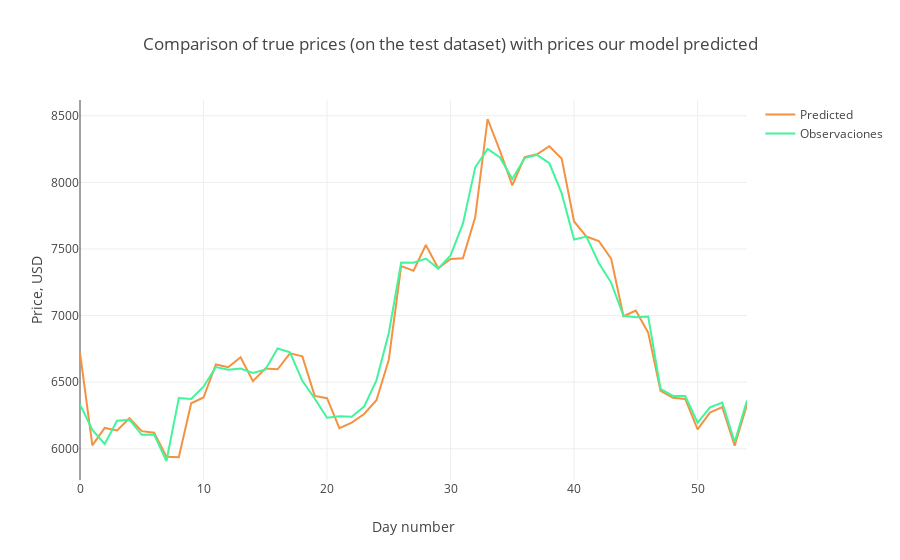

Here is the notebook cell this chart was saved with:
### Code cell
# Visualización de 
trace1 = go.Scatter(
    x = np.arange(0, len(result), 1),
    y = result['prediction_btc'],
    mode = 'lines',
    name = 'Predicted',
    line = dict(color=('rgb(244, 146, 65)'), width=2)
)
trace2 = go.Scatter(
    x = np.arange(0, len(result), 1),
    y = result['price_btc'],
    mode = 'lines',
    name = 'Observaciones',
    line = dict(color=('rgb(66, 244, 155)'), width=2)
)

data = [trace1, trace2]
layout = dict(title = 'Comparison of true prices (on the test dataset) with prices our model predicted',
             xaxis = dict(title = 'Day number'), yaxis = dict(title = 'Price, USD'))
fig = dict(data=data, layout=layout)
py.iplot(fig, filename='results_demonstrating0')

### Figure 1 — Plotly figure (JSON) as saved in the notebook; plotly's stock layout.template omitted (floating-point values rounded to 4 significant figures)
{"data": [{"line": {"color": "rgb(244, 146, 65)", "width": 2}, "mode": "lines", "name": "Predicted", "type": "scatter", "x": [0, 1, 2, 3, 4, 5, 6, 7, 8, 9, 10, 11, 12, 13, 14, 15, 16, 17, 18, 19, 20, 21, 22, 23, 24, 25, 26, 27, 28, 29, 30, 31, 32, 33, 34, 35, 36, 37, 38, 39, 40, 41, 42, 43, 44, 45, 46, 47, 48, 49, 50, 51, 52, 53, 54], "y": [6721.0, 6026.0, 6157.0, 6138.0, 6230.0, 6133.0, 6121.0, 5941.0, 5938.0, 6342.0, 6385.0, 6633.0, 6613.0, 6687.0, 6508.0, 6603.0, 6597.0, 6716.0, 6694.0, 6397.0, 6380.0, 6155.0, 6197.0, 6261.0, 6364.0, 6669.0, 7372.0, 7337.0, 7530.0, 7356.0, 7424.0, 7430.0, 7739.0, 8475.0, 8237.0, 7977.0, 8189.0, 8210.0, 8271.0, 8177.0, 7706.0, 7593.0, 7560.0, 7428.0, 6995.0, 7037.0, 6872.0, 6435.0, 6383.0, 6374.0, 6147.0, 6271.0, 6313.0, 6023.0, 6332.0]}, {"line": {"color": "rgb(66, 244, 155)", "width": 2}, "mode": "lines", "name": "Observaciones", "type": "scatter", "x": [0, 1, 2, 3, 4, 5, 6, 7, 8, 9, 10, 11, 12, 13, 14, 15, 16, 17, 18, 19, 20, 21, 22, 23, 24, 25, 26, 27, 28, 29, 30, 31, 32, 33, 34, 35, 36, 37, 38, 39, 40, 41, 42, 43, 44, 45, 46, 47, 48, 49, 50, 51, 52, 53, 54], "y": [6333.0, 6142.0, 6037.0, 6211.0, 6219.0, 6105.0, 6108.0, 5909.0, 6381.0, 6375.0, 6466.0, 6614.0, 6593.0, 6603.0, 6569.0, 6594.0, 6754.0, 6724.0, 6511.0, 6377.0, 6234.0, 6244.0, 6241, 6317.0, 6514.0, 6870.0, 7399.0, 7396.0, 7428.0, 7352.0, 7451.0, 7690.0, 8113.0, 8251.0, 8187.0, 8025.0, 8182.0, 8206.0, 8143.0, 7917.0, 7571.0, 7593.0, 7394.0, 7248.0, 6999.0, 6988.0, 6994.0, 6450.0, 6397.0, 6396.0, 6196.0, 6311.0, 6347.0, 6051.0, 6363.0]}], "layout": {"title": "Comparison of true prices (on the test dataset) with prices our model predicted", "xaxis": {"title": "Day number"}, "yaxis": {"title": "Price, USD"}}}
